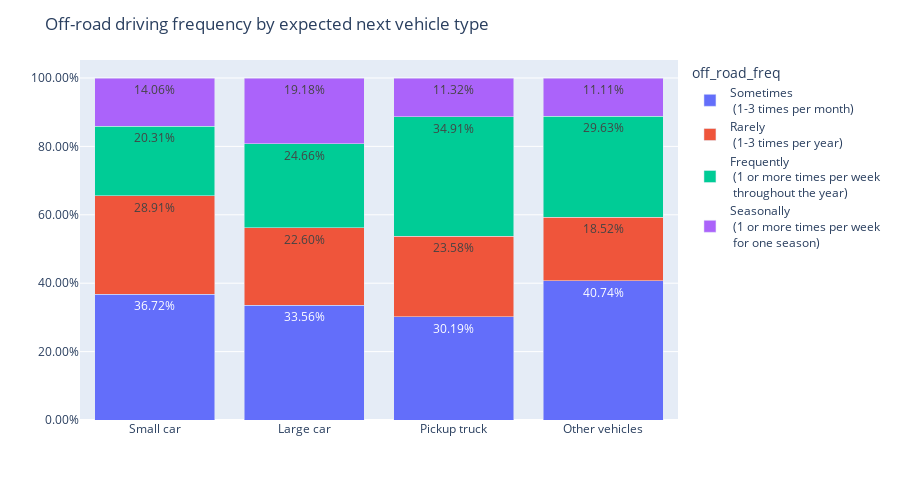

Notebook source saved alongside this figure:
### Code cell
df_off_road_next_veh = geo_edf[['next_veh_type_1', 'off_road_freq']].copy()

# Define the vehicle order
vehicle_order = ["Small car", "Large car", "Pickup truck", "Other vehicles"]

# sort the graph in order
df_off_road_next_veh_copy = df_off_road_next_veh.copy()
df_off_road_next_veh_copy['next_veh_type_1'] = pd.Categorical(df_off_road_next_veh_copy['next_veh_type_1'], categories=vehicle_order, ordered=True)
df_off_road_next_veh = df_off_road_next_veh_copy


# count the number of each off road frequency by next vehicle type
result = df_off_road_next_veh.groupby('next_veh_type_1')['off_road_freq'].value_counts().reset_index(name='count_each_off_road_freq')

# calulate the percentage of each off road frequency make it out of 100
result['percentage'] = result['count_each_off_road_freq'] / result.groupby('next_veh_type_1')['count_each_off_road_freq'].transform('sum')

# convert off_road_freq to string as it is categorical (We need to change this to proper categorical variable later)
result['off_road_freq'] = result['off_road_freq'].astype(str)

# result['off_road_freq'] = result['off_road_freq'].map(color_map_off_road_freq)

# plot it in stacked bar chart
fig = px.bar(result, x="next_veh_type_1", y="percentage", color="off_road_freq", barmode="stack", text_auto=True)

# change the percentage to 2 decimal places
fig.for_each_trace(lambda t: t.update(name=t.name.replace("\n", "<br>")))
fig.update_layout(yaxis=dict(tickformat=".2%"))




fig.update_layout(
    xaxis=dict(
        tickmode='linear',
        dtick=1,
        tickangle=0,
        title_text=None
    ),
    yaxis=dict(
        title_text=None
    ),
    height=500,
    title_text="Off-road driving frequency by expected next vehicle type"
)


fig.show()

### Figure 1 — Plotly figure (JSON) as saved in the notebook; plotly's stock layout.template omitted (floating-point values rounded to 4 significant figures)
{"data": [{"alignmentgroup": "True", "hovertemplate": "off_road_freq=Sometimes \n (1-3 times per month)<br>next_veh_type_1=%{x}<br>percentage=%{y}<extra></extra>", "legendgroup": "Sometimes \n (1-3 times per month)", "marker": {"color": "#636efa", "pattern": {"shape": ""}}, "name": "Sometimes <br> (1-3 times per month)", "offsetgroup": "Sometimes \n (1-3 times per month)", "orientation": "v", "showlegend": true, "textposition": "auto", "texttemplate": "%{y}", "type": "bar", "x": ["Small car", "Large car", "Pickup truck", "Other vehicles"], "xaxis": "x", "y": [0.3672, 0.3356, 0.3019, 0.4074], "yaxis": "y"}, {"alignmentgroup": "True", "hovertemplate": "off_road_freq=Rarely \n (1-3 times per year)<br>next_veh_type_1=%{x}<br>percentage=%{y}<extra></extra>", "legendgroup": "Rarely \n (1-3 times per year)", "marker": {"color": "#EF553B", "pattern": {"shape": ""}}, "name": "Rarely <br> (1-3 times per year)", "offsetgroup": "Rarely \n (1-3 times per year)", "orientation": "v", "showlegend": true, "textposition": "auto", "texttemplate": "%{y}", "type": "bar", "x": ["Small car", "Large car", "Pickup truck", "Other vehicles"], "xaxis": "x", "y": [0.2891, 0.226, 0.2358, 0.1852], "yaxis": "y"}, {"alignmentgroup": "True", "hovertemplate": "off_road_freq=Frequently \n (1 or more times per week \n throughout the year)<br>next_veh_type_1=%{x}<br>percentage=%{y}<extra></extra>", "legendgroup": "Frequently \n (1 or more times per week \n throughout the year)", "marker": {"color": "#00cc96", "pattern": {"shape": ""}}, "name": "Frequently <br> (1 or more times per week <br> throughout the year)", "offsetgroup": "Frequently \n (1 or more times per week \n throughout the year)", "orientation": "v", "showlegend": true, "textposition": "auto", "texttemplate": "%{y}", "type": "bar", "x": ["Small car", "Large car", "Pickup truck", "Other vehicles"], "xaxis": "x", "y": [0.2031, 0.2466, 0.3491, 0.2963], "yaxis": "y"}, {"alignmentgroup": "True", "hovertemplate": "off_road_freq=Seasonally \n (1 or more times per week \n for one season)<br>next_veh_type_1=%{x}<br>percentage=%{y}<extra></extra>", "legendgroup": "Seasonally \n (1 or more times per week \n for one season)", "marker": {"color": "#ab63fa", "pattern": {"shape": ""}}, "name": "Seasonally <br> (1 or more times per week <br> for one season)", "offsetgroup": "Seasonally \n (1 or more times per week \n for one season)", "orientation": "v", "showlegend": true, "textposition": "auto", "texttemplate": "%{y}", "type": "bar", "x": ["Small car", "Large car", "Pickup truck", "Other vehicles"], "xaxis": "x", "y": [0.1406, 0.1918, 0.1132, 0.1111], "yaxis": "y"}], "layout": {"barmode": "stack", "height": 500, "legend": {"title": {"text": "off_road_freq"}, "tracegroupgap": 0}, "margin": {"t": 60}, "title": {"text": "Off-road driving frequency by expected next vehicle type"}, "xaxis": {"anchor": "y", "domain": [0, 1], "dtick": 1, "tickangle": 0, "tickmode": "linear", "title": {}}, "yaxis": {"anchor": "x", "domain": [0, 1], "tickformat": ".2%", "title": {}}}}
